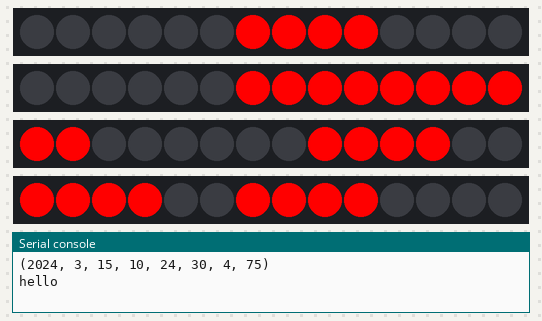
A program run on a simulated Raspberry Pi Pico running MicroPython. Parts: 4 × 14 RGB LEDs in strip order, left to right, the last lines printed to the serial console. WiFi joins after 1.5 s; the clock reads 2024-03-15 10:24:30 at power-on unless the program sets it; library files of the repository ran but are not shown: neopixel.py.

Above: at 0.1 s.
At 2.1 s:
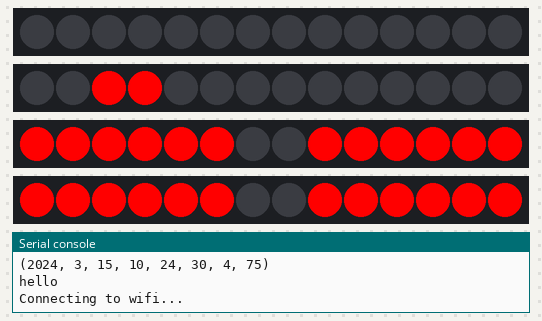
At 3.1 s:
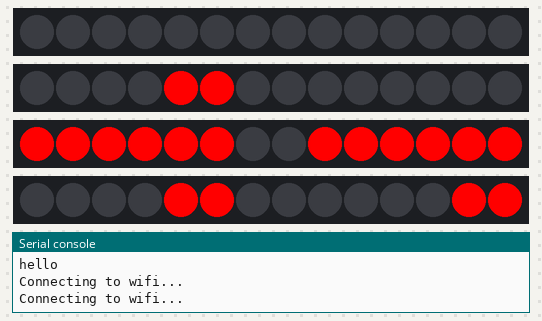
At 4.2 s:
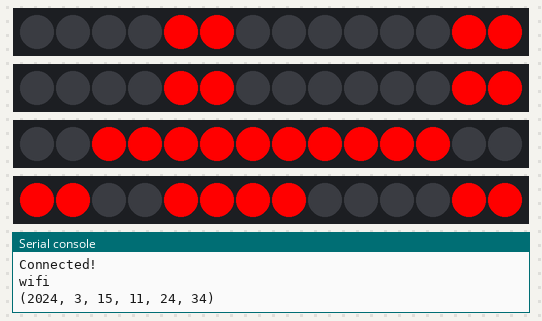
At 30.1 s:
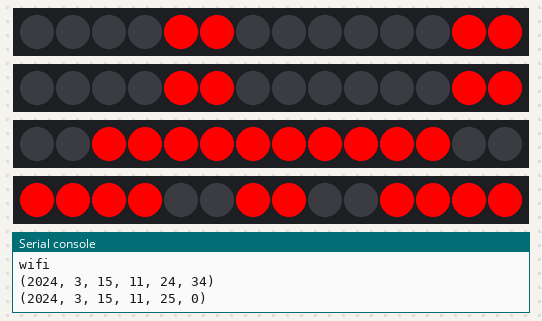

The program:

main.py
```python
# mildly tested

import time
from neopixel import Neopixel
import random
import network
import ntptime
import machine

timezone_offset = 1* 3600
last_called=0
interval=3600

print(time.localtime(time.mktime(time.localtime())))

numpix = 14  # Number of NeoPixels per digit
# Pin where NeoPixels are connected
strip0 = Neopixel(numpix, 0, 0, "GRB")
strip1 = Neopixel(numpix, 1, 1, "GRB")
strip2 = Neopixel(numpix, 2, 2, "GRB")
strip3 = Neopixel(numpix, 3, 3, "GRB")
strips = [strip0, strip1, strip2, strip3]

digitcolor = (255, 0, 0)
# Wi-Fi credentials
SSID = "revspace-pub"
PASSWORD = ""

oldminutes=99

def everythingoff():
    strip0.fill((0,0,0))
    strip1.fill((0,0,0))
    strip2.fill((0,0,0))
    strip3.fill((0,0,0))

    strip0.show()
    strip1.show()
    strip2.show()
    strip3.show()


#    0
#  5   1
#    6
#  4   2
#    3
#
#

rolf = [
    [0,0,0,0,1,0,1],
    [0,0,1,1,1,0,1],
    [0,0,0,1,1,1,0],
    [1,0,0,0,1,1,1],
    ]

digits = [
  [1,1,1,1,1,1,0],    # 0
  [0,1,1,0,0,0,0],    # 1
  [1,1,0,1,1,0,1],    # 2
  [1,1,1,1,0,0,1],    # 3
  [0,1,1,0,0,1,1],    # 4
  [1,0,1,1,0,1,1],    # 5
  [1,0,1,1,1,1,1],    # 6
  [1,1,1,0,0,0,0],    # 7
  [1,1,1,1,1,1,1],    # 8
  [1,1,1,1,0,1,1]     # 9
  ]

spinnertable = [
    [1,0,0,0,0,0,0],
    [0,1,0,0,0,0,0],
    [0,0,1,0,0,0,0],
    [0,0,0,1,0,0,0],
    [0,0,0,0,1,0,0],
    [0,0,0,0,0,1,0],
    ]


digitmap = [2, 3, 4, 5, 13, 12, 11, 10, 9, 8, 0, 1, 7, 6]

def cijfer(positie, getal):
    getal=getal%10
    for i in range(7):
        if (digits[getal][i]):
            strips[positie].set_pixel(digitmap[i*2], digitcolor)
            strips[positie].set_pixel(digitmap[(i*2)+1], digitcolor)
        else:
            strips[positie].set_pixel(digitmap[i*2], (0, 0, 0))
            strips[positie].set_pixel(digitmap[(i*2)+1], (0, 0, 0))
    strips[positie].show()

def spinner(positie, getal):
    getal=getal%6
    for i in range(7):
        if (spinnertable[getal][i]):
            strips[positie].set_pixel(digitmap[i*2], digitcolor)
            strips[positie].set_pixel(digitmap[(i*2)+1], digitcolor)
        else:
            strips[positie].set_pixel(digitmap[i*2], (0, 0, 0))
            strips[positie].set_pixel(digitmap[(i*2)+1], (0, 0, 0))
    strips[positie].show()

def rolfer(positie, getal):
    getal=getal%4
    for i in range(7):
        if (rolf[getal][i]):
            strips[positie].set_pixel(digitmap[i*2], digitcolor)
            strips[positie].set_pixel(digitmap[(i*2)+1], digitcolor)
        else:
            strips[positie].set_pixel(digitmap[i*2], (0, 0, 0))
            strips[positie].set_pixel(digitmap[(i*2)+1], (0, 0, 0))
    strips[positie].show()

def connect_to_wifi():
    wlan = network.WLAN(network.STA_IF)
    wlan.active(False)
    wlan.active(True)
    wlan.connect(SSID, PASSWORD)
    tries=0
    while not wlan.isconnected():
        spinner(1,tries)
        cijfer(2, tries//10)
        cijfer(3, tries%10)
        print("Connecting to wifi...")
        tries=tries+1
        time.sleep(1)
        if tries>24:
            machine.reset()

    print("Connected!")

def is_dst_europe(year, month, day, hour):
    """
    Determine if the given date and time is within European DST.
    DST in Europe:
        - Begins last Sunday of March at 1:00 UTC
        - Ends last Sunday of October at 1:00 UTC
    """
    def last_sunday(year, month):
        # Calculate the last Sunday of a given month and year
        for day in range(31, 24, -1):
            try:
                date = time.localtime(time.mktime((year, month, day, 0, 0, 0, 0, 0, 0)))
                if date[6] == 6:  # 6 is Sunday
                    return day
            except:
                continue
        return 31  # Default if unable to calculate (shouldn't happen)

    march_last_sunday = last_sunday(year, 3)
    october_last_sunday = last_sunday(year, 10)

    # DST begins from last Sunday of March at 1:00 UTC to last Sunday of October at 1:00 UTC
    start_dst = time.mktime((year, 3, march_last_sunday, 1, 0, 0, 0, 0, 0))
    end_dst = time.mktime((year, 10, october_last_sunday, 1, 0, 0, 0, 0, 0))

    current_time = time.mktime((year, month, day, hour, 0, 0, 0, 0, 0))
    return start_dst <= current_time < end_dst

def get_local_time():
    """
    Returns the local time with DST adjustment for Europe.
    """
    local_time_in_seconds = time.mktime(time.localtime()) + timezone_offset
    local_time = time.localtime(local_time_in_seconds)
    year, month, day, hour, minute, second, _, _= local_time

    if is_dst_europe(year, month, day, hour):
        hour += 1  # Add 1 hour for DST
    return (year, month, day, hour, minute, second)


def clock():
    global oldminutes
    current_time = get_local_time()  # Get the local time
    if current_time[4]!=oldminutes:
        oldminutes=current_time[4]
        updateclock(current_time[3],current_time[4])
        print(current_time)

def updateclock(uren, minuten):
    cijfer(0,uren//10)
    cijfer(1,uren%10)
    cijfer(2,minuten//10)
    cijfer(3,minuten%10)

def ntp_sync():
    ntpsync=0
    tries=0
    global last_called
    wlan = network.WLAN(network.STA_IF)
    everythingoff()
    while not ntpsync:
        try:
            ntptime.settime()  # This will set the time on the Pico W
            ntpsync=1
            last_called = time.mktime(time.localtime())
        except Exception as e:
            print(f"An error occurred: {e}")
            if wlan.isconnected():
                print("WLAN is connected")
                spinner(1,tries)
                cijfer(2, tries//10)
                cijfer(3, tries%10)
                print("trying NTP sync...")
                print(tries)
                tries=tries+1
                time.sleep(1)
                if tries>8:
                    machine.reset()
            else:
                connect_to_wifi()

def check_and_run():
    global last_called
    current_time = time.mktime(time.localtime())  # Get the current time in seconds

    # Check if the elapsed time since the last call is greater than the interval
    if current_time - last_called >= interval:
        ntp_sync()          # Call the function

print('hello')
for a in range(4):
    rolfer(a,a)
time.sleep(2)

everythingoff()
connect_to_wifi()
print('wifi')
ntp_sync()

while 1:
    check_and_run()
    clock()
    time.sleep_us(100000)
```

Measured:
- what the display in image 0 shows lasts 2.0 s, from 0.0 s to 2.0 s
- what the display in image 1 shows lasts 1.0 s, from 2.0 s to 3.0 s
- what the display in image 3 shows lasts 25.9 s, from 4.1 s to 30.0 s
